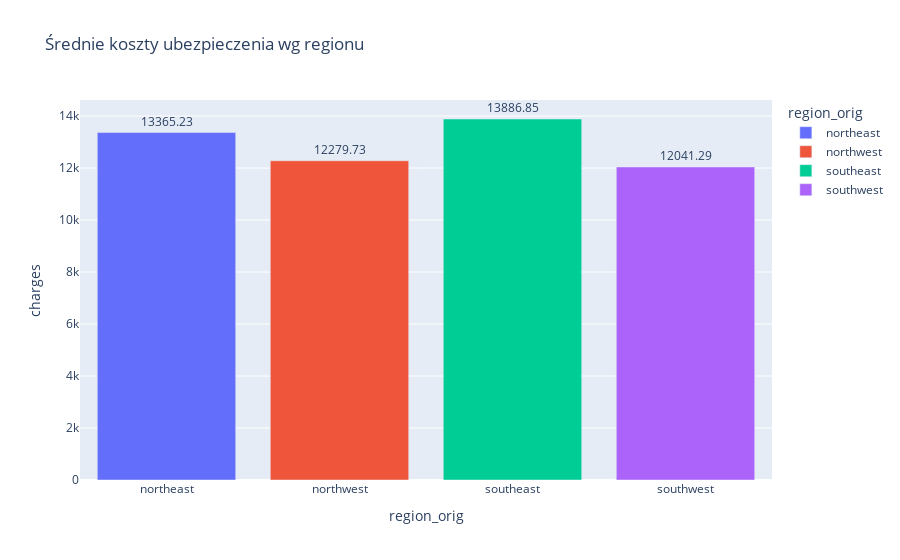

Source (notebook cell):
### Code cell
fig4 = px.bar(
    avg_by_region, x='region_orig', y='charges', color='region_orig',
    title="Średnie koszty ubezpieczenia wg regionu", text='charges'
)
fig4.update_traces(texttemplate='%{text:.2f}', textposition='outside')
fig4.show()

### Figure 1 — Plotly figure (JSON) as saved in the notebook; plotly's stock layout.template omitted (floating-point values rounded to 4 significant figures)
{"data": [{"hovertemplate": "region_orig=%{x}<br>charges=%{text}<extra></extra>", "legendgroup": "northeast", "marker": {"color": "#636efa", "pattern": {"shape": ""}}, "name": "northeast", "orientation": "v", "showlegend": true, "text": [13370.0], "textposition": "outside", "x": ["northeast"], "xaxis": "x", "y": [13370.0], "yaxis": "y", "type": "bar", "texttemplate": "%{text:.2f}"}, {"hovertemplate": "region_orig=%{x}<br>charges=%{text}<extra></extra>", "legendgroup": "northwest", "marker": {"color": "#EF553B", "pattern": {"shape": ""}}, "name": "northwest", "orientation": "v", "showlegend": true, "text": [12280.0], "textposition": "outside", "x": ["northwest"], "xaxis": "x", "y": [12280.0], "yaxis": "y", "type": "bar", "texttemplate": "%{text:.2f}"}, {"hovertemplate": "region_orig=%{x}<br>charges=%{text}<extra></extra>", "legendgroup": "southeast", "marker": {"color": "#00cc96", "pattern": {"shape": ""}}, "name": "southeast", "orientation": "v", "showlegend": true, "text": [13890.0], "textposition": "outside", "x": ["southeast"], "xaxis": "x", "y": [13890.0], "yaxis": "y", "type": "bar", "texttemplate": "%{text:.2f}"}, {"hovertemplate": "region_orig=%{x}<br>charges=%{text}<extra></extra>", "legendgroup": "southwest", "marker": {"color": "#ab63fa", "pattern": {"shape": ""}}, "name": "southwest", "orientation": "v", "showlegend": true, "text": [12040.0], "textposition": "outside", "x": ["southwest"], "xaxis": "x", "y": [12040.0], "yaxis": "y", "type": "bar", "texttemplate": "%{text:.2f}"}], "layout": {"xaxis": {"anchor": "y", "domain": [0.0, 1.0], "title": {"text": "region_orig"}, "categoryorder": "array", "categoryarray": ["northeast", "northwest", "southeast", "southwest"]}, "yaxis": {"anchor": "x", "domain": [0.0, 1.0], "title": {"text": "charges"}}, "legend": {"title": {"text": "region_orig"}, "tracegroupgap": 0}, "title": {"text": "Średnie koszty ubezpieczenia wg regionu"}, "barmode": "relative"}}
